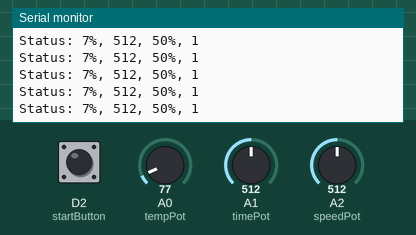
Simulated run of this program. Board: Arduino Uno R4 WiFi. On the bench: the last lines printed to the serial monitor. Inputs (shaded band) come from the test bench; at power-on: A0 (tempPot) = 77, A1 (timePot) = 512, A2 (speedPot) = 512, D2 (startButton) HIGH. Not simulated (calls return 0 or success): arduino_secrets.h.

Above: at 1.2 s.
1.3 s: A0 (tempPot) set to 92
At 1.31 s:
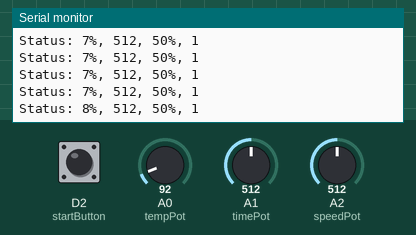
2.8 s: A1 (timePot) set to 716
At 2.82 s:
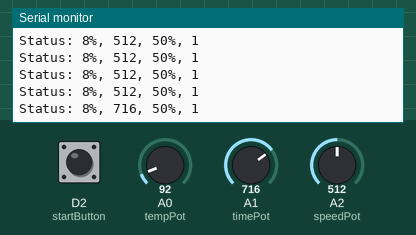
4.3 s: A2 (speedPot) set to 716
At 4.33 s:
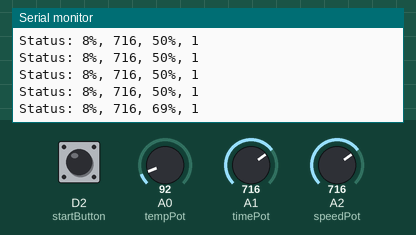
5.8 s: D2 (startButton) pulled LOW for 0.15 s
At 5.83 s:
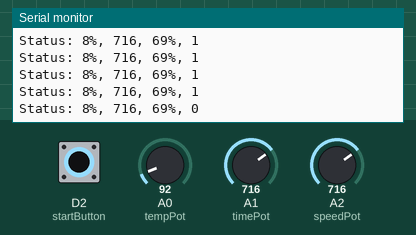
7.4 s: A0 (tempPot) set to 107
At 7.44 s:
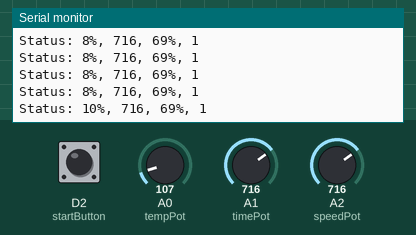
8.9 s: D2 (startButton) pulled LOW for 1 s
At 8.95 s:
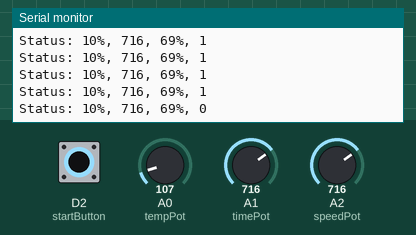
Timing chart, 0 to 11.9 s (numbered marks = the images above; inputs shaded):
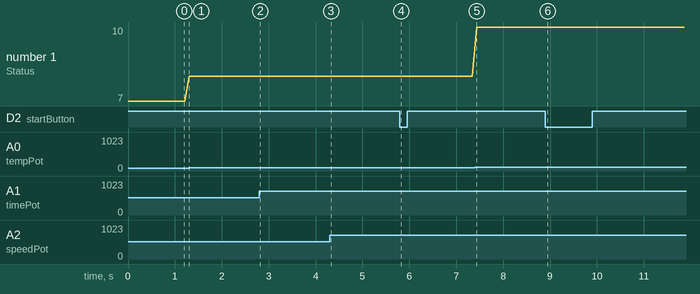

Measured:
- after the input at 1.3 s, the serial monitor: prints a new line at once (image 1)
- after the input at 2.8 s, the serial monitor: prints a new line at once (image 2)
- after the input at 4.3 s, the serial monitor: prints a new line at once (image 3)
- after the input at 5.8 s, the serial monitor: prints a new line at once (image 4)
- after the input at 7.4 s, the serial monitor: prints a new line at once (image 5)
- after the input at 8.9 s, the serial monitor: prints a new line after 0.05 s (image 6)
- plotted number 1: 7 → 8 after the input at 1.3 s, 8 → 10 after the input at 7.4 s

The program:

main.cpp
```cpp
#include <Arduino.h>
#include <WiFiS3.h>
#include <arduino_secrets.h>
// Simple test script to figure out if WiFi works
char ssid[] = SECRET_SSID;
char pass[] = SECRET_PASS;
int startButton = 2;
int tempPot = A0;
int timePot = A1;
int speedPot = A2;
void setup() {
// write your initialization code here
    Serial.begin(9600);
    pinMode(startButton, INPUT_PULLUP);
}

void loop() {
    // write your code here
    Serial.print("Status: ");
    Serial.print(100 * analogRead(tempPot) / 1023);
    Serial.print("%, ");
    Serial.print(analogRead(timePot));
    Serial.print(", ");
    Serial.print(100 * analogRead(speedPot) / 1023);
    Serial.print("%, ");
    Serial.println(digitalRead(startButton));
    delay(100);
}
```
